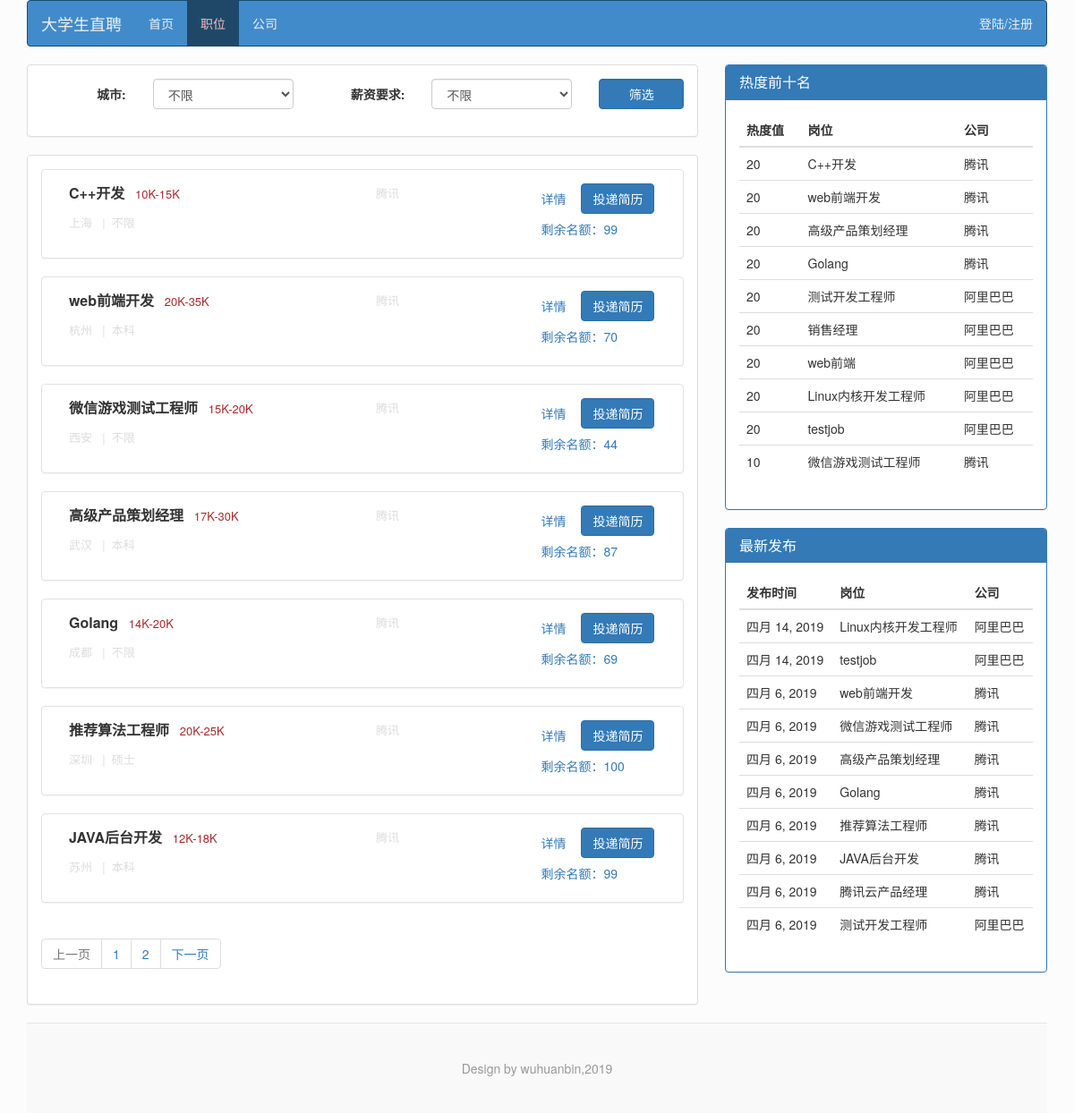
Before: /polls/list.html/0_0 with the older database file.
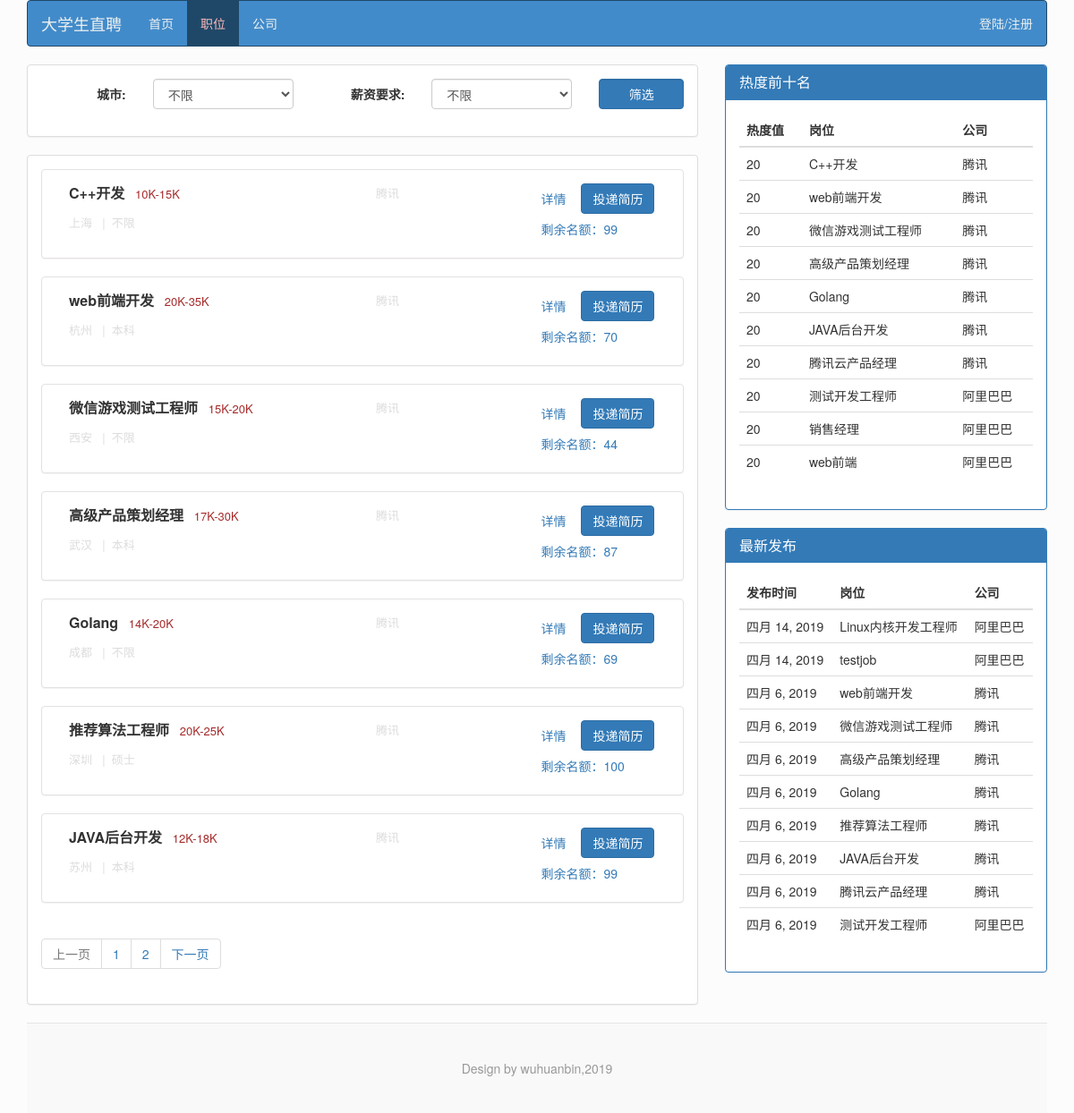
After: the same page with the newer database file.
### polls/models.py (models this page shows, shortened)
class Job_position(models.Model):
    name               = models.CharField(max_length=30,verbose_name='岗位',default='')
    job_desc           = models.TextField(max_length=2000,verbose_name='岗位描述')
    city               = models.CharField(max_length=2,choices=common.city_choice,default='0',verbose_name='就业城市')
    edu_req            = models.CharField(max_length=2,choices=common.edu_choice,default='5',verbose_name='学历要求')
    exp_req            = models.CharField(max_length=2,choices=common.exp_choice,default='1',verbose_name='工作经验')
    pub_date           = models.DateField(auto_now_add=True,verbose_name='发布时间')
    publisher          = models.ForeignKey(HRProfile,on_delete=models.CASCADE,default='',verbose_name='发布者')
    salary1            = models.IntegerField(verbose_name='薪资范围1',default=0)
    salary2            = models.IntegerField(verbose_name='薪资范围2',default=0)
    hot_val            = models.IntegerField(verbose_name='热度值',default=0)
    need               = models.IntegerField(verbose_name='人数需求',default=0)
    reg_num            = models.IntegerField(verbose_name='投递人数',default=0)

class HRProfile(models.Model):
    user               = models.OneToOneField(User, on_delete=models.CASCADE, related_name='HRProfile')
    name               = models.CharField(max_length=50,verbose_name="姓名",blank=False,default='')
    gender             = models.CharField(max_length=2, choices=(('1','男'),('2','女'),('3','未填写')),verbose_name="性别",blank=True,default='3')
    phone              = models.CharField(max_length=200,verbose_name="联系方式",blank=True,default='')
    company            = models.ForeignKey(Company,on_delete=models.CASCADE,null=True)
    identify           = models.CharField(max_length=2, choices=(('1','已认证'),('2','未认证')),verbose_name="认证",blank=False,default='2')

class Company(models.Model):
    name               = models.CharField(max_length=100,verbose_name="公司",blank=False,default='')
    scale              = models.CharField(max_length=2,choices=common.sca_choice,default='1',verbose_name='公司规模')
    financing          = models.CharField(max_length=2,choices=common.fin_choice,default='1',verbose_name='融资阶段')
    industry_type      = models.CharField(max_length=2,choices=common.ind_choice,default='1',verbose_name='行业类型')
    desc               = models.TextField(max_length=2000,verbose_name='公司简介')
    city               = models.CharField(max_length=2,choices=common.city_choice,default='0',verbose_name='公司总部')
    hot_val            = models.IntegerField(verbose_name='热度值',default=0)
    def __str__(self):
        return self.name

### polls/views.py (the view)
# urls.py: path('list.html/<str:ret>',views.list_job, name='list'),
def list_job(request,ret):
    if request.method == 'POST':
        city_filter = request.POST.get('city_filter')
        salary_filter = request.POST.get('salary_filter')
        result = [str(city_filter), str(salary_filter)]
        return HttpResponseRedirect('/polls/list.html/' + "_".join(result))
    job_list_all = Job_position.objects.exclude(need__lte=0)
    job_filter,job_list_all = job_filter_all(ret,job_list_all)
    p = Paginator(job_list_all,7)# p就是每页的对象，
    p.count  #数据总数
    p.num_pages  #总页数
    p.page_range#[1,2,3,4,5],得到页码，动态生成，
    page_num = request.GET.get("page")#以get的方法从url地址中获取
    try:
        job_list = p.page(page_num)#括号里的是页数，显示指定页码的数据，动态显示数据，所以不能写死了
    except PageNotAnInteger:#如果输入页码错误，就显示第一页
        job_list = p.page(1)
    except EmptyPage:#如果超过了页码范围，就把最后的页码显示出来，
        job_list = p.page(p.num_pages)
    hot_list = job_list_all.order_by('-hot_val')[:10]
    new_list = job_list_all.order_by('-pub_date')[:10]
    return render(request, 'polls/list.html', locals())

### polls/forms.py
class Job_filter(forms.Form):
    city_filter = forms.CharField(widget=forms.Select(choices=common.city_choice,attrs={'class':'selectpicker show-tick form-control','data-live-search':'true'}))
    salary_filter = forms.CharField(widget=forms.Select(choices=common.salary_choice,attrs={'class':'selectpicker show-tick form-control','data-live-search':'true'}))
    def set_city(self,city):
        self.initial["city_filter"] = city
    def set_salary_req(self,sal):
        self.initial["salary_filter"] = sal

### polls/views.py (called while the page is built)
def job_filter_all(ret,job_list_all):
    filter = ret.split("_")
    job_filter = Job_filter()
    job_filter.set_city(filter[0])
    job_filter.set_salary_req(filter[1])
    salary_min_vec = [0,0,3,5,10,15,20,25,30]
    salary_max_vec = [0,3,5,10,15,20,25,20,1000000]
    if filter[0] != '0':
        job_list_all = job_list_all.filter(city=filter[0])
    if filter[1] != '0':
        salary_min = salary_min_vec[int(filter[1])]
        salary_max = salary_max_vec[int(filter[1])]
        job_list_all = job_list_all.filter(salary1__gte=salary_min)
        job_list_all = job_list_all.filter(salary1__lte=salary_max)
    return job_filter,job_list_all

### polls/templates/polls/list.html (shortened to what the changed rows need)
<!DOCTYPE html>
<html lang="zh-CN">
<head>
    <link href="/static/css/bootstrap.min.css" rel="stylesheet">
	<link rel="stylesheet" type="text/css" href="http://cdn.bootcss.com/bootstrap-select/2.0.0-beta1/css/bootstrap-select.css">
    <link href="/static/css/mystyle.css" rel="stylesheet">
</head>
<body style="background-color:#FCFCFC">
    <div class="container">
        <div class="row clearfix">
            <div class="col-md-8 column">
                <div class="panel panel-default">
                    <div class="panel-body">
                    {% for job in job_list %}
                        <div class="panel" style="border:1px solid #e4e1e1">
                            <div class="panel-body">
                                <div class="col-md-6 column">
                                    <p>
                                        <font  size='3'><b>{{ job.name }}</b></font> &nbsp;
                                        <font color="#A52A2A" size='2'>{{job.salary1}}K-{{job.salary2}}K</font>
                                    </p>
                                    <p>
                                        <font  color="#DCDCDC" size='2'>{{job.get_city_display}}&nbsp;&nbsp;</font>
                                        <font  color="#DCDCDC" size='2'>|&nbsp;&nbsp;{{job.get_edu_req_display}}
                                        </font>
                                    </p>
                                </div>
                                <div class="col-md-3 column">
                                    <font  color="#DCDCDC" size='2'>{{job.publisher.company}}&nbsp;&nbsp;</font>
                                </div>
                                <div class="col-md-3 column">
                                    <div>
                                        <a class="btn" href="/polls/job_detail.html?id={{job.id}}">详情</a>
                                        <a class="btn btn-primary" href="/polls/send_resume/?sid={{job.id}}&page={{page_num}}&ret={{ret}}">投递简历</a>
                                    </div>
                                    <div><a class="btn" href="">剩余名额：{{job.need}}</a></div>
                                </div>
                            </div>
                        </div>
                    {% endfor %}
                        <ul class="pagination">
                            {% for num in p.page_range %}
                                <li><a href="/polls/list.html/{{ret}}?page={{ num }}">{{ num }}</a></li>
                            {% endfor %}
                        </ul>
                    </div>
                </div>
            </div>
            <div class="col-md-4 column">
                <div class="panel panel-primary">
                    <div class="panel-body">
                        {% if hot_list %}
                        <table class="table">
                            <thead>
                                <tr>
                                    <th>热度值</th>
                                    <th>岗位</th>
                                    <th>公司</th>
                                </tr>
                            </thead>
                            <tbody>
                                {% for tmp in hot_list %}
                                <tr>
                                    <td>{{tmp.hot_val}}</td>
                                    <td>{{tmp.name}}</td>
                                    <td>{{tmp.publisher.company}}</td>
                                </tr>
                                {% endfor %}
                            </tbody>
                        </table>
                        {% else %}
                            目前还没有商家发布岗位！
                        {% endif %}
                    </div>
                </div>
                <div class="panel panel-primary">
                    <div class="panel-body">
                        {% if new_list %}
                            <table class="table">
                                <thead>
                                    <tr>
                                        <th>发布时间</th>
                                        <th>岗位</th>
                                        <th>公司</th>
                                    </tr>
                                </thead>
                                <tbody>
                                    {% for tmp in new_list %}
                                    <tr>
                                        <td>{{tmp.pub_date}}</td>
                                        <td>{{tmp.name}}</td>
                                        <td>{{tmp.publisher.company}}</td>
                                    </tr>
                                    {% endfor %}
                                </tbody>
                            </table>
                        {% else %}
                            目前还没有商家发布岗位！
                        {% endif %}
                    </div>
                </div>
            </div>
        </div>
    </div>
</body>
</html>

Changed rows visible on the page:
no longer on one of the page's lists (row unchanged): Job_position: hot_val "20", name "Linux内核开发工程师", publisher.company "阿里巴巴"
no longer on one of the page's lists (row unchanged): Job_position: hot_val "20", name "testjob", publisher.company "阿里巴巴"
changed Job_position "微信游戏测试工程师": hot_val "10" → "20"; moves up the list
now on one of the page's lists (row edited): Job_position: hot_val "20", name "JAVA后台开发", publisher.company "腾讯"
now on one of the page's lists (row edited): Job_position: hot_val "20", name "腾讯云产品经理", publisher.company "腾讯"
